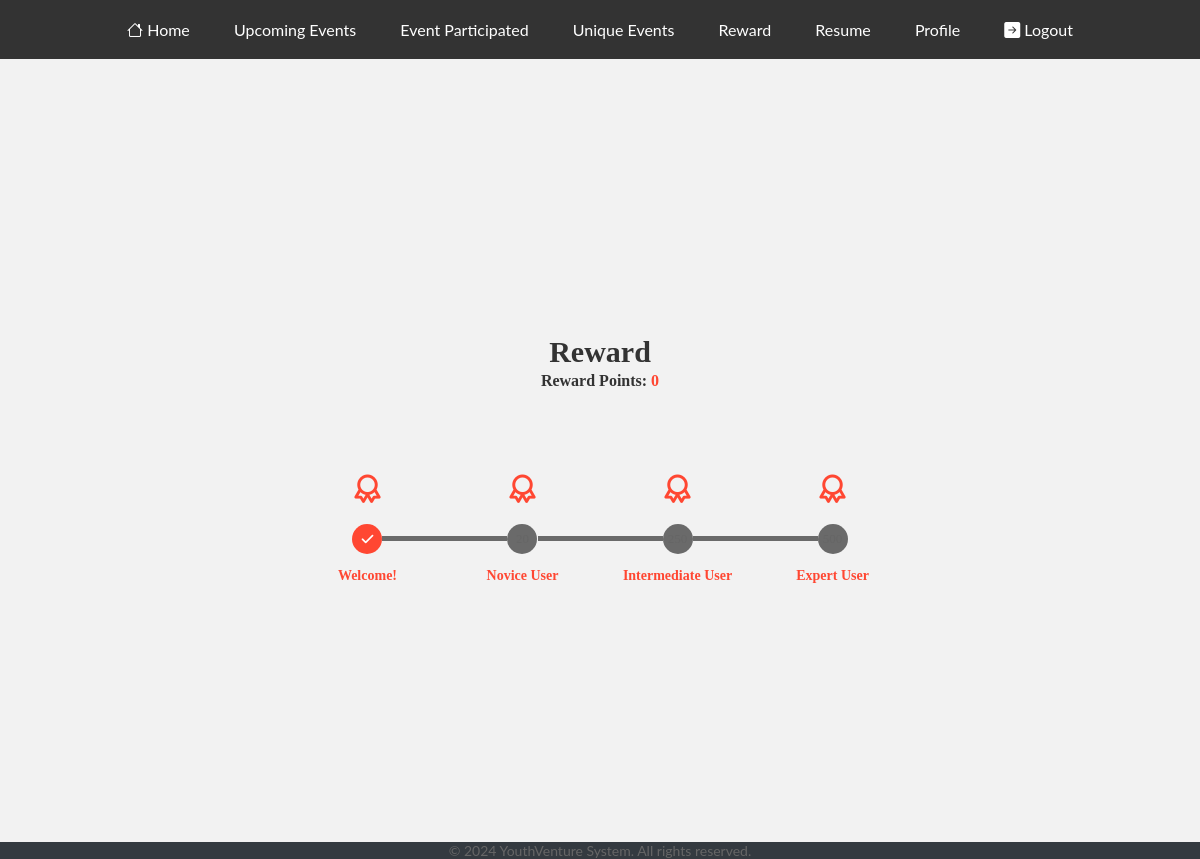
Page /students/reward (signed in) on the committed database.
### tables this page shows
CREATE TABLE `reward` (
  `RewardID` varchar(6) NOT NULL,
  `RewardName` varchar(45) NOT NULL,
  `RewardPoints` int(11) NOT NULL
);

### app/controllers/Students.php (called while the page is built, shortened)
<?php
class Students extends Controller {
    public function __construct() {
        $this->rewardModel = $this->model('Reward');
    }
    public function reward(){
        $data = [
            'title' => 'Reward',
            'rewards' => '',
            'Error' => '',
        ];
        $points = 0;
        $data['points'] = $points;
        $data['rewards'] = $this->rewardModel->getAllRewards();
        $stage = 0;
        $totalstage = 0;
        foreach ($data['rewards'] as $reward) {
            if ($points >= $reward->RewardPoints) {
                $stage++;
            }
            $totalstage++;
        }
        $data['stage'] = $stage;
        $data['totalstage'] = $totalstage;
        $this->view('students/reward', $data);
    }
}
?>

### app/libraries/Core.php (called while the page is built, shortened)
<?php
  class Core {
    protected $currentMethod = 'index';
    public function __construct(){
      $url = $this->getUrl();
      if (isset($url[0])){
      if(file_exists('../app/controllers/' . ucwords($url[0]). '.php')){
        unset($url[0]);
      }
    }
      $this->currentController = new $this->currentController;
      if(isset($url[1])){
        if(method_exists($this->currentController, $url[1])){
          $this->currentMethod = $url[1];
          unset($url[1]);
        }
      }
      $this->params = $url ? array_values($url) : [];
      call_user_func_array([$this->currentController, $this->currentMethod], $this->params);
    }
    public function getUrl(){
      if(isset($_GET['url'])){
        $url = rtrim($_GET['url'], '/');
        $url = filter_var($url, FILTER_SANITIZE_URL);
        $url = explode('/', $url);
        return $url;
      }
    }
  }

### app/require.php (called while the page is built, shortened)
<?php
    require_once 'libraries/Core.php';
    require_once 'libraries/Database.php';
    $init = new Core();

### public/index.php (called while the page is built)
<?php
    require_once '../app/require.php';

### app/libraries/Database.php (called while the page is built, shortened)
<?php
    class Database {
        private $dbHost = DB_HOST;
        private $dbUser = DB_USER;
        private $dbPass = DB_PASS;
        private $dbName = DB_NAME;
        private $statement;
        private $dbHandler;
        public function __construct() {
            $conn = 'mysql:host=' . $this->dbHost . ';dbname=' . $this->dbName;
            $options = array(
                PDO::ATTR_PERSISTENT => true,
                PDO::ATTR_ERRMODE => PDO::ERRMODE_EXCEPTION
            );
            try {
                $this->dbHandler = new PDO($conn, $this->dbUser, $this->dbPass, $options);
            } catch (PDOException $e) {
                $this->error = $e->getMessage();
                echo $this->error;
            }
        }
        public function query($sql) {
            $this->statement = $this->dbHandler->prepare($sql);
        }
        public function bind($parameter, $value, $type = null) {
            switch (is_null($type)) {
                default:
                    $type = PDO::PARAM_STR;
            }
            $this->statement->bindValue($parameter, $value, $type);
        }
        public function execute() {
            return $this->statement->execute();
        }
        public function resultSet() {
            $this->execute();
            return $this->statement->fetchAll(PDO::FETCH_OBJ);
        }
    }

### app/models/Reward.php (called while the page is built, shortened)
<?php
class Reward{
    private $db;
    public function __construct(){
        $this->db = new Database;
    }
    public function getAllRewards(){
        $this->db->query('SELECT * FROM Reward ORDER BY RewardPoints ASC');
        $results = $this->db->resultSet();
        return $results;
    }
}
?>

### app/views/students/reward.php (the view, shortened to what this page needs)
<?php require APPROOT . '/views/students/nav.php' ?>
<!DOCTYPE html>
<html lang="en">
<head>
    <link rel="stylesheet" href="style.css">
    <link rel="stylesheet" href="https://unicons.iconscout.com/release/v4.0.0/css/line.css">
</head>
<body>
    <div class="main">
        <div class="head">
            <p class="head_1"><?php echo $data['title'] ?> <span></span></p>
            <p class="head_2">Reward Points: <span><?php echo $data['points'] ?></span></p>
        </div>
        <ul>
            <?php $index = 0; ?>
            <?php foreach($data['rewards'] as $reward): ?>
            <?php $index++; ?>
            <li>
                <i class="icon uil uil-award"></i>
                <div class="progress <?php echo 'progress o' . ($index); ?>">
                    <p><?php echo $reward->RewardPoints ?></p>
                    <i class="uil uil-check"></i>
                </div>
                <p class="text"><?php echo $reward->RewardName ?></p>
            </li>
            <?php endforeach; ?>
        </ul>
    </div>
</body>
</html>
<?php require APPROOT . '/views/includes/footer.php'; ?>

### public/css/style.css (style rules this page uses)
html, body { height: 100%; width: 100%; padding: 0; margin: 0; top: 0; bottom: 0; font-family: 'Lato', sans-serif; background-color: #f2f2f2; }
p { font-size: 18px; color: #666; }
::placeholder { font-size: 14px; font-weight: 100; font-style: italic; }

### app/views/students/nav.php (style rules this page uses)
body { font-family: 'Segoe UI', Tahoma, Geneva, Verdana, sans-serif; margin: 0; padding: 0; }

### app/views/students/reward.php (style rules this page uses)
* { margin: 0; padding: 0; box-sizing: border-box; }
.main { width: 100%; height: 100vh; display: flex; justify-content: center; align-items: center; font-family: pop; flex-direction: column; }
.head { text-align: center; }
.head_1 { font-size: 30px; font-weight: 600; color: #333; }
.head_2 span { color: #ff4732; }
.head_2 { font-size: 16px; font-weight: 600; color: #333; margin-top: 3px; }
ul { display: flex; margin-top: 80px; }
ul li { list-style: none; display: flex; flex-direction: column; align-items: center; }
ul li .icon { font-size: 35px; color: #ff4732; margin: 0 60px; }
ul li .text { font-size: 14px; font-weight: 600; color: #ff4732; }
ul li .progress { width: 30px; height: 30px; border-radius: 50%; background-color: rgba(68, 68, 68, 0.781); margin: 14px 0; display: grid; place-items: center; color: #fff; position: relative; cursor: pointer; }
.progress::after { content: " "; position: absolute; width: 125px; height: 5px; background-color: rgba(68, 68, 68, 0.781); right: 30px; }
.o1::after { width: 0; height: 0; }
ul li .progress .uil { display: none; }
ul li .progress p { font-size: 13px; }
ul li .active { background-color: #ff4732; display: grid; place-items: center; }
li .active::after { background-color: #ff4732; }
ul li .active .uil { font-size: 20px; display: flex; }

### rows in the picture
reward: RewardName "Welcome!"
reward: RewardName "Novice User"
reward: RewardName "Intermediate User"
reward: RewardName "Expert User"

### other values in the picture
$data['title'] "Reward"
$data['points'] "0"
